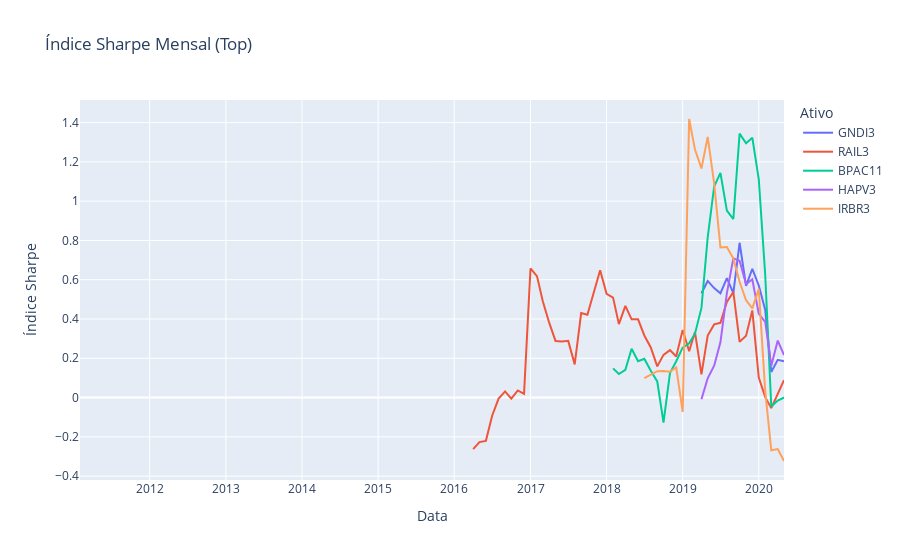

Here is the notebook cell this chart was saved with:
### Code cell
fig_sharpe_mensal_top = px.line(df_max,
              title="Índice Sharpe Mensal (Top)",
              labels={
                 "variable": "Ativo",  "value": "Índice Sharpe"
             })
# fig.update_xaxes(rangeslider_visible=True)
fig_sharpe_mensal_top.show()

### Figure 1 — Plotly figure (JSON) as saved in the notebook; plotly's stock layout.template omitted (floating-point values rounded to 4 significant figures)
{"data": [{"hovertemplate": "Ativo=GNDI3<br>Data=%{x}<br>Índice Sharpe=%{y}<extra></extra>", "legendgroup": "GNDI3", "line": {"color": "#636efa", "dash": "solid"}, "mode": "lines", "name": "GNDI3", "orientation": "v", "showlegend": true, "type": "scatter", "x": ["2011-02-01", "2011-03-01", "2011-04-01", "2011-05-01", "2011-06-01", "2011-07-01", "2011-08-01", "2011-09-01", "2011-10-01", "2011-11-01", "2011-12-01", "2012-01-01", "2012-02-01", "2012-03-01", "2012-04-01", "2012-05-01", "2012-06-01", "2012-07-01", "2012-08-01", "2012-09-01", "2012-10-01", "2012-11-01", "2012-12-01", "2013-01-01", "2013-02-01", "2013-03-01", "2013-04-01", "2013-05-01", "2013-06-01", "2013-07-01", "2013-08-01", "2013-09-01", "2013-10-01", "2013-11-01", "2013-12-01", "2014-01-01", "2014-02-01", "2014-03-01", "2014-04-01", "2014-05-01", "2014-06-01", "2014-07-01", "2014-08-01", "2014-09-01", "2014-10-01", "2014-11-01", "2014-12-01", "2015-01-01", "2015-02-01", "2015-03-01", "2015-04-01", "2015-05-01", "2015-06-01", "2015-07-01", "2015-08-01", "2015-09-01", "2015-10-01", "2015-11-01", "2015-12-01", "2016-01-01", "2016-02-01", "2016-03-01", "2016-04-01", "2016-05-01", "2016-06-01", "2016-07-01", "2016-08-01", "2016-09-01", "2016-10-01", "2016-11-01", "2016-12-01", "2017-01-01", "2017-02-01", "2017-03-01", "2017-04-01", "2017-05-01", "2017-06-01", "2017-07-01", "2017-08-01", "2017-09-01", "2017-10-01", "2017-11-01", "2017-12-01", "2018-01-01", "2018-02-01", "2018-03-01", "2018-04-01", "2018-05-01", "2018-06-01", "2018-07-01", "2018-08-01", "2018-09-01", "2018-10-01", "2018-11-01", "2018-12-01", "2019-01-01", "2019-02-01", "2019-03-01", "2019-04-01", "2019-05-01", "2019-06-01", "2019-07-01", "2019-08-01", "2019-09-01", "2019-10-01", "2019-11-01", "2019-12-01", "2020-01-01", "2020-02-01", "2020-03-01", "2020-04-01", "2020-05-01"], "xaxis": "x", "y": [null, null, null, null, null, null, null, null, null, null, null, null, null, null, null, null, null, null, null, null, null, null, null, null, null, null, null, null, null, null, null, null, null, null, null, null, null, null, null, null, null, null, null, null, null, null, null, null, null, null, null, null, null, null, null, null, null, null, null, null, null, null, null, null, null, null, null, null, null, null, null, null, null, null, null, null, null, null, null, null, null, null, null, null, null, null, null, null, null, null, null, null, null, null, null, null, null, null, 0.5309, 0.5938, 0.5575, 0.5308, 0.6086, 0.5315, 0.7881, 0.569, 0.6557, 0.5707, 0.4456, 0.1302, 0.1922, 0.1846], "yaxis": "y"}, {"hovertemplate": "Ativo=RAIL3<br>Data=%{x}<br>Índice Sharpe=%{y}<extra></extra>", "legendgroup": "RAIL3", "line": {"color": "#EF553B", "dash": "solid"}, "mode": "lines", "name": "RAIL3", "orientation": "v", "showlegend": true, "type": "scatter", "x": ["2011-02-01", "2011-03-01", "2011-04-01", "2011-05-01", "2011-06-01", "2011-07-01", "2011-08-01", "2011-09-01", "2011-10-01", "2011-11-01", "2011-12-01", "2012-01-01", "2012-02-01", "2012-03-01", "2012-04-01", "2012-05-01", "2012-06-01", "2012-07-01", "2012-08-01", "2012-09-01", "2012-10-01", "2012-11-01", "2012-12-01", "2013-01-01", "2013-02-01", "2013-03-01", "2013-04-01", "2013-05-01", "2013-06-01", "2013-07-01", "2013-08-01", "2013-09-01", "2013-10-01", "2013-11-01", "2013-12-01", "2014-01-01", "2014-02-01", "2014-03-01", "2014-04-01", "2014-05-01", "2014-06-01", "2014-07-01", "2014-08-01", "2014-09-01", "2014-10-01", "2014-11-01", "2014-12-01", "2015-01-01", "2015-02-01", "2015-03-01", "2015-04-01", "2015-05-01", "2015-06-01", "2015-07-01", "2015-08-01", "2015-09-01", "2015-10-01", "2015-11-01", "2015-12-01", "2016-01-01", "2016-02-01", "2016-03-01", "2016-04-01", "2016-05-01", "2016-06-01", "2016-07-01", "2016-08-01", "2016-09-01", "2016-10-01", "2016-11-01", "2016-12-01", "2017-01-01", "2017-02-01", "2017-03-01", "2017-04-01", "2017-05-01", "2017-06-01", "2017-07-01", "2017-08-01", "2017-09-01", "2017-10-01", "2017-11-01", "2017-12-01", "2018-01-01", "2018-02-01", "2018-03-01", "2018-04-01", "2018-05-01", "2018-06-01", "2018-07-01", "2018-08-01", "2018-09-01", "2018-10-01", "2018-11-01", "2018-12-01", "2019-01-01", "2019-02-01", "2019-03-01", "2019-04-01", "2019-05-01", "2019-06-01", "2019-07-01", "2019-08-01", "2019-09-01", "2019-10-01", "2019-11-01", "2019-12-01", "2020-01-01", "2020-02-01", "2020-03-01", "2020-04-01", "2020-05-01"], "xaxis": "x", "y": [null, null, null, null, null, null, null, null, null, null, null, null, null, null, null, null, null, null, null, null, null, null, null, null, null, null, null, null, null, null, null, null, null, null, null, null, null, null, null, null, null, null, null, null, null, null, null, null, null, null, null, null, null, null, null, null, null, null, null, null, null, null, -0.2628, -0.2269, -0.2204, -0.09237, -0.005005, 0.03145, -0.005442, 0.03631, 0.01874, 0.6575, 0.6183, 0.49, 0.3801, 0.2883, 0.2857, 0.2887, 0.169, 0.4301, 0.4218, 0.536, 0.6485, 0.5283, 0.5092, 0.374, 0.4666, 0.3984, 0.3987, 0.3162, 0.2554, 0.1589, 0.2175, 0.2416, 0.2094, 0.344, 0.2357, 0.3334, 0.1177, 0.3157, 0.3726, 0.3805, 0.4865, 0.5377, 0.2836, 0.3145, 0.4439, 0.1021, 0.002195, -0.05364, 0.01919, 0.08874], "yaxis": "y"}, {"hovertemplate": "Ativo=BPAC11<br>Data=%{x}<br>Índice Sharpe=%{y}<extra></extra>", "legendgroup": "BPAC11", "line": {"color": "#00cc96", "dash": "solid"}, "mode": "lines", "name": "BPAC11", "orientation": "v", "showlegend": true, "type": "scatter", "x": ["2011-02-01", "2011-03-01", "2011-04-01", "2011-05-01", "2011-06-01", "2011-07-01", "2011-08-01", "2011-09-01", "2011-10-01", "2011-11-01", "2011-12-01", "2012-01-01", "2012-02-01", "2012-03-01", "2012-04-01", "2012-05-01", "2012-06-01", "2012-07-01", "2012-08-01", "2012-09-01", "2012-10-01", "2012-11-01", "2012-12-01", "2013-01-01", "2013-02-01", "2013-03-01", "2013-04-01", "2013-05-01", "2013-06-01", "2013-07-01", "2013-08-01", "2013-09-01", "2013-10-01", "2013-11-01", "2013-12-01", "2014-01-01", "2014-02-01", "2014-03-01", "2014-04-01", "2014-05-01", "2014-06-01", "2014-07-01", "2014-08-01", "2014-09-01", "2014-10-01", "2014-11-01", "2014-12-01", "2015-01-01", "2015-02-01", "2015-03-01", "2015-04-01", "2015-05-01", "2015-06-01", "2015-07-01", "2015-08-01", "2015-09-01", "2015-10-01", "2015-11-01", "2015-12-01", "2016-01-01", "2016-02-01", "2016-03-01", "2016-04-01", "2016-05-01", "2016-06-01", "2016-07-01", "2016-08-01", "2016-09-01", "2016-10-01", "2016-11-01", "2016-12-01", "2017-01-01", "2017-02-01", "2017-03-01", "2017-04-01", "2017-05-01", "2017-06-01", "2017-07-01", "2017-08-01", "2017-09-01", "2017-10-01", "2017-11-01", "2017-12-01", "2018-01-01", "2018-02-01", "2018-03-01", "2018-04-01", "2018-05-01", "2018-06-01", "2018-07-01", "2018-08-01", "2018-09-01", "2018-10-01", "2018-11-01", "2018-12-01", "2019-01-01", "2019-02-01", "2019-03-01", "2019-04-01", "2019-05-01", "2019-06-01", "2019-07-01", "2019-08-01", "2019-09-01", "2019-10-01", "2019-11-01", "2019-12-01", "2020-01-01", "2020-02-01", "2020-03-01", "2020-04-01", "2020-05-01"], "xaxis": "x", "y": [null, null, null, null, null, null, null, null, null, null, null, null, null, null, null, null, null, null, null, null, null, null, null, null, null, null, null, null, null, null, null, null, null, null, null, null, null, null, null, null, null, null, null, null, null, null, null, null, null, null, null, null, null, null, null, null, null, null, null, null, null, null, null, null, null, null, null, null, null, null, null, null, null, null, null, null, null, null, null, null, null, null, null, null, 0.1485, 0.12, 0.1417, 0.2485, 0.1853, 0.1977, 0.1365, 0.08196, -0.1272, 0.125, 0.1853, 0.2546, 0.276, 0.3253, 0.4565, 0.8156, 1.075, 1.144, 0.9521, 0.909, 1.344, 1.294, 1.323, 1.111, 0.6227, -0.04495, -0.01508, 0.000273], "yaxis": "y"}, {"hovertemplate": "Ativo=HAPV3<br>Data=%{x}<br>Índice Sharpe=%{y}<extra></extra>", "legendgroup": "HAPV3", "line": {"color": "#ab63fa", "dash": "solid"}, "mode": "lines", "name": "HAPV3", "orientation": "v", "showlegend": true, "type": "scatter", "x": ["2011-02-01", "2011-03-01", "2011-04-01", "2011-05-01", "2011-06-01", "2011-07-01", "2011-08-01", "2011-09-01", "2011-10-01", "2011-11-01", "2011-12-01", "2012-01-01", "2012-02-01", "2012-03-01", "2012-04-01", "2012-05-01", "2012-06-01", "2012-07-01", "2012-08-01", "2012-09-01", "2012-10-01", "2012-11-01", "2012-12-01", "2013-01-01", "2013-02-01", "2013-03-01", "2013-04-01", "2013-05-01", "2013-06-01", "2013-07-01", "2013-08-01", "2013-09-01", "2013-10-01", "2013-11-01", "2013-12-01", "2014-01-01", "2014-02-01", "2014-03-01", "2014-04-01", "2014-05-01", "2014-06-01", "2014-07-01", "2014-08-01", "2014-09-01", "2014-10-01", "2014-11-01", "2014-12-01", "2015-01-01", "2015-02-01", "2015-03-01", "2015-04-01", "2015-05-01", "2015-06-01", "2015-07-01", "2015-08-01", "2015-09-01", "2015-10-01", "2015-11-01", "2015-12-01", "2016-01-01", "2016-02-01", "2016-03-01", "2016-04-01", "2016-05-01", "2016-06-01", "2016-07-01", "2016-08-01", "2016-09-01", "2016-10-01", "2016-11-01", "2016-12-01", "2017-01-01", "2017-02-01", "2017-03-01", "2017-04-01", "2017-05-01", "2017-06-01", "2017-07-01", "2017-08-01", "2017-09-01", "2017-10-01", "2017-11-01", "2017-12-01", "2018-01-01", "2018-02-01", "2018-03-01", "2018-04-01", "2018-05-01", "2018-06-01", "2018-07-01", "2018-08-01", "2018-09-01", "2018-10-01", "2018-11-01", "2018-12-01", "2019-01-01", "2019-02-01", "2019-03-01", "2019-04-01", "2019-05-01", "2019-06-01", "2019-07-01", "2019-08-01", "2019-09-01", "2019-10-01", "2019-11-01", "2019-12-01", "2020-01-01", "2020-02-01", "2020-03-01", "2020-04-01", "2020-05-01"], "xaxis": "x", "y": [null, null, null, null, null, null, null, null, null, null, null, null, null, null, null, null, null, null, null, null, null, null, null, null, null, null, null, null, null, null, null, null, null, null, null, null, null, null, null, null, null, null, null, null, null, null, null, null, null, null, null, null, null, null, null, null, null, null, null, null, null, null, null, null, null, null, null, null, null, null, null, null, null, null, null, null, null, null, null, null, null, null, null, null, null, null, null, null, null, null, null, null, null, null, null, null, null, null, -0.008883, 0.09823, 0.1622, 0.2816, 0.5319, 0.7088, 0.6967, 0.577, 0.6022, 0.4267, 0.3853, 0.1621, 0.2902, 0.2167], "yaxis": "y"}, {"hovertemplate": "Ativo=IRBR3<br>Data=%{x}<br>Índice Sharpe=%{y}<extra></extra>", "legendgroup": "IRBR3", "line": {"color": "#FFA15A", "dash": "solid"}, "mode": "lines", "name": "IRBR3", "orientation": "v", "showlegend": true, "type": "scatter", "x": ["2011-02-01", "2011-03-01", "2011-04-01", "2011-05-01", "2011-06-01", "2011-07-01", "2011-08-01", "2011-09-01", "2011-10-01", "2011-11-01", "2011-12-01", "2012-01-01", "2012-02-01", "2012-03-01", "2012-04-01", "2012-05-01", "2012-06-01", "2012-07-01", "2012-08-01", "2012-09-01", "2012-10-01", "2012-11-01", "2012-12-01", "2013-01-01", "2013-02-01", "2013-03-01", "2013-04-01", "2013-05-01", "2013-06-01", "2013-07-01", "2013-08-01", "2013-09-01", "2013-10-01", "2013-11-01", "2013-12-01", "2014-01-01", "2014-02-01", "2014-03-01", "2014-04-01", "2014-05-01", "2014-06-01", "2014-07-01", "2014-08-01", "2014-09-01", "2014-10-01", "2014-11-01", "2014-12-01", "2015-01-01", "2015-02-01", "2015-03-01", "2015-04-01", "2015-05-01", "2015-06-01", "2015-07-01", "2015-08-01", "2015-09-01", "2015-10-01", "2015-11-01", "2015-12-01", "2016-01-01", "2016-02-01", "2016-03-01", "2016-04-01", "2016-05-01", "2016-06-01", "2016-07-01", "2016-08-01", "2016-09-01", "2016-10-01", "2016-11-01", "2016-12-01", "2017-01-01", "2017-02-01", "2017-03-01", "2017-04-01", "2017-05-01", "2017-06-01", "2017-07-01", "2017-08-01", "2017-09-01", "2017-10-01", "2017-11-01", "2017-12-01", "2018-01-01", "2018-02-01", "2018-03-01", "2018-04-01", "2018-05-01", "2018-06-01", "2018-07-01", "2018-08-01", "2018-09-01", "2018-10-01", "2018-11-01", "2018-12-01", "2019-01-01", "2019-02-01", "2019-03-01", "2019-04-01", "2019-05-01", "2019-06-01", "2019-07-01", "2019-08-01", "2019-09-01", "2019-10-01", "2019-11-01", "2019-12-01", "2020-01-01", "2020-02-01", "2020-03-01", "2020-04-01", "2020-05-01"], "xaxis": "x", "y": [null, null, null, null, null, null, null, null, null, null, null, null, null, null, null, null, null, null, null, null, null, null, null, null, null, null, null, null, null, null, null, null, null, null, null, null, null, null, null, null, null, null, null, null, null, null, null, null, null, null, null, null, null, null, null, null, null, null, null, null, null, null, null, null, null, null, null, null, null, null, null, null, null, null, null, null, null, null, null, null, null, null, null, null, null, null, null, null, null, 0.09947, 0.1149, 0.1342, 0.1349, 0.1321, 0.1529, -0.07298, 1.418, 1.262, 1.167, 1.327, 1.091, 0.7642, 0.7667, 0.7086, 0.5899, 0.4956, 0.4543, 0.5522, 0.03124, -0.2687, -0.2619, -0.3229], "yaxis": "y"}], "layout": {"legend": {"title": {"text": "Ativo"}, "tracegroupgap": 0}, "title": {"text": "Índice Sharpe Mensal (Top)"}, "xaxis": {"anchor": "y", "domain": [0, 1], "title": {"text": "Data"}}, "yaxis": {"anchor": "x", "domain": [0, 1], "title": {"text": "Índice Sharpe"}}}}
